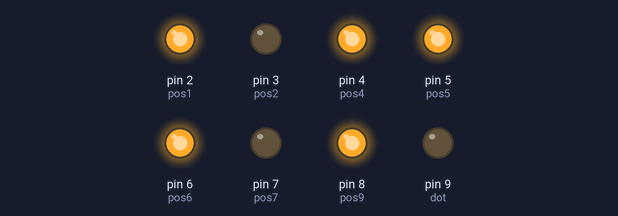
Recording of a sketch running on a simulated Arduino Uno, built with avr-gcc and run on an emulated ATmega328P. Shown: output pins drawn as LEDs (lit = HIGH).

Above: at 0.2 s.
At 1.2 s:
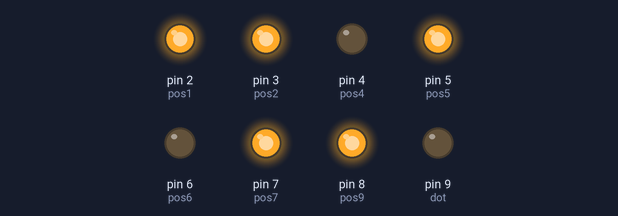
At 3.2 s:
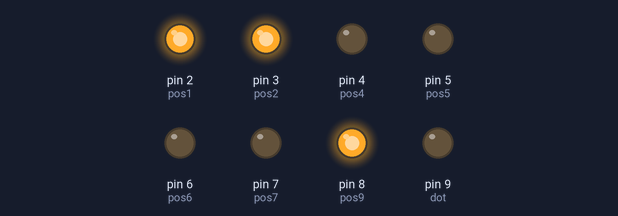
At 4.2 s:
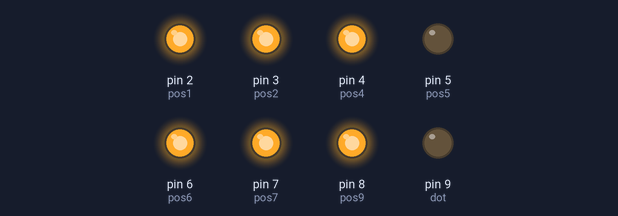
At 5.7 s:
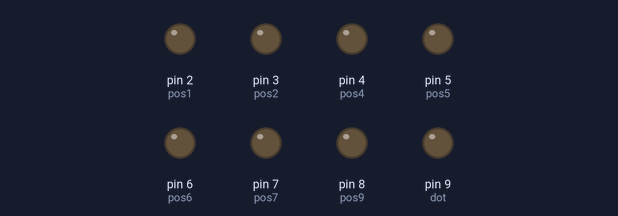
Timing chart, 0 to 6.5 s (numbered marks = the images above):
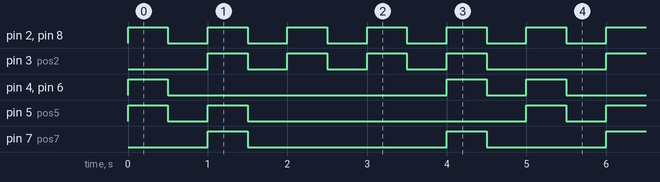

Measured:
- by itself, pin 2 (pos1), pin 8 (pos9): alternates HIGH for 0.50 s and LOW for 0.50 s
- by itself, pin 3 (pos2): repeats every 5.0 s: 3 × (LOW 0.50 s, HIGH 0.50 s), LOW 1.5 s, HIGH 0.50 s
- by itself, pin 4 (pos4), pin 6 (pos6): repeats every 5.0 s: LOW 3.5 s, HIGH 0.50 s, LOW 0.50 s, HIGH 0.50 s
- by itself, pin 5 (pos5): repeats every 5.0 s: LOW 0.50 s, HIGH 0.50 s, LOW 3.5 s, HIGH 0.50 s
- by itself, pin 7 (pos7): repeats every 5.0 s: LOW 2.5 s, HIGH 0.50 s, LOW 1.5 s, HIGH 0.50 s

The sketch:

big_light_letters.ino
```cpp
/*
      __7__
      |   | 6
    9 |_5_|
      |   | 4
    1 |___|
        2

pos10 = dot


*/

// hello

const int pos1 = 2;
const int pos2 = 3;
const int pos4 = 4;
const int pos5 = 5;
const int pos6 = 6;
const int pos7 = 7;
const int pos9 = 8;
const int dot = 9;

const int counter = 0;

void setup() {
  pinMode(pos1, OUTPUT);
  pinMode(pos2, OUTPUT);
  pinMode(pos4, OUTPUT);
  pinMode(pos5, OUTPUT);
  pinMode(pos6, OUTPUT);
  pinMode(pos7, OUTPUT);
  pinMode(pos9, OUTPUT);
  pinMode(dot, OUTPUT);
}

void loop() {
  h();
  delay(500);
  turnOff();
  delay(500);
  e();
  delay(500);
  turnOff();
  delay(500);
  l();
  delay(500);
  turnOff();
  delay(500);
  l();
  delay(500);
  turnOff();
  delay(500);
  o();
  delay(500);
  turnOff();
  delay(500);
}

void turnOff() {
  digitalWrite(pos1, LOW);
  digitalWrite(pos2, LOW);
  digitalWrite(pos4, LOW);
  digitalWrite(pos5, LOW);
  digitalWrite(pos6, LOW);
  digitalWrite(pos7, LOW);
  digitalWrite(pos9, LOW);

}

void o() {
  digitalWrite(pos1, HIGH);
  digitalWrite(pos2, HIGH);
  digitalWrite(pos4, HIGH);
  digitalWrite(pos6, HIGH);
  digitalWrite(pos7, HIGH);
  digitalWrite(pos9, HIGH);
}

void h() {
  digitalWrite(pos1, HIGH);
  digitalWrite(pos4, HIGH);
  digitalWrite(pos5, HIGH);
  digitalWrite(pos6, HIGH);
  digitalWrite(pos9, HIGH);
}

void e() {
  digitalWrite(pos1, HIGH);
  digitalWrite(pos2, HIGH);
  digitalWrite(pos5, HIGH);
  digitalWrite(pos7, HIGH);
  digitalWrite(pos9, HIGH);
}

void l() {
  digitalWrite(pos1, HIGH);
  digitalWrite(pos2, HIGH);
  digitalWrite(pos9, HIGH);
}
```
